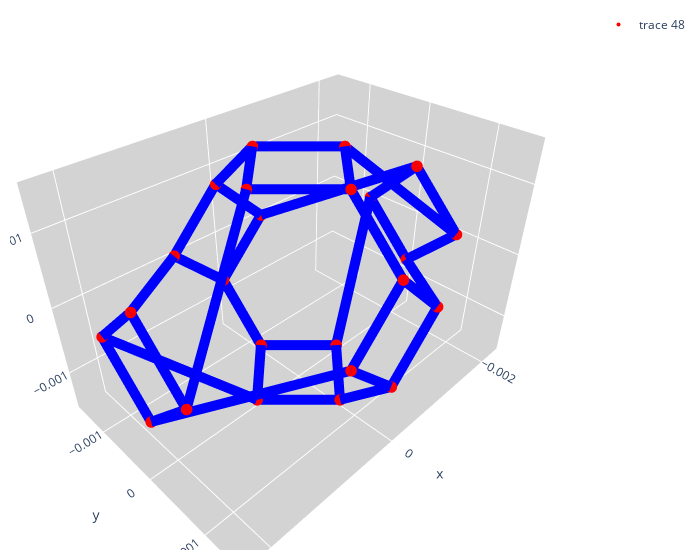

Notebook source saved alongside this figure:
### Markdown cell above
### The Seismic Simulation is not avaliable, since the simulation tool does not allow the floating model
##### instead, we try to fix the buttom plane of the model, and then calculate the response displacement of the top plane. As the impedance simulation.

### Code cell
from kc_gen import KelvinCell

size = 3e-3/4
kc_mobility = KelvinCell(size)

deformation_matrix = np.array([
    [0, 1, 0, 90],  # Rotate +x by 90 degrees
    [1, 1, 1* size, 0],  # Extend +x by 0.2 units
    [1, -1, 1* size, 0],  # Extend -x by 0.2 units
    [0, -1, 0, -90],  # Rotate -x by 45 degrees
]) # Cast the matrix to float

kc_mobility.deform.matrix(deformation_matrix)

kc_mobility.vertices = kc_mobility.deform.vertices

kc_mobility.visualize()

### Figure 1 — Plotly figure (JSON) as saved in the notebook; plotly's stock layout.template omitted (floating-point values rounded to 4 significant figures)
{"data": [{"line": {"color": "blue", "width": 20}, "mode": "lines", "showlegend": false, "type": "scatter3d", "x": [0.00075, 0.00225], "y": [0, 0.00075], "z": [0.0015, 4.592e-20]}, {"line": {"color": "blue", "width": 20}, "mode": "lines", "showlegend": false, "type": "scatter3d", "x": [0.00225, 0.00225], "y": [0.00075, 4.592e-20], "z": [4.592e-20, -0.00075]}, {"line": {"color": "blue", "width": 20}, "mode": "lines", "showlegend": false, "type": "scatter3d", "x": [0.00225, 0.00075], "y": [4.592e-20, 0.0015], "z": [-0.00075, 0]}, {"line": {"color": "blue", "width": 20}, "mode": "lines", "showlegend": false, "type": "scatter3d", "x": [0.00075, 0], "y": [0.0015, 0.0015], "z": [0, 0.00075]}, {"line": {"color": "blue", "width": 20}, "mode": "lines", "showlegend": false, "type": "scatter3d", "x": [0, 0], "y": [0.0015, 0.00075], "z": [0.00075, 0.0015]}, {"line": {"color": "blue", "width": 20}, "mode": "lines", "showlegend": false, "type": "scatter3d", "x": [0, 0.00075], "y": [0.00075, 0], "z": [0.0015, 0.0015]}, {"line": {"color": "blue", "width": 20}, "mode": "lines", "showlegend": false, "type": "scatter3d", "x": [-0.00225, -0.00075], "y": [0.00075, 0], "z": [4.592e-20, 0.0015]}, {"line": {"color": "blue", "width": 20}, "mode": "lines", "showlegend": false, "type": "scatter3d", "x": [-0.00075, 0], "y": [0, 0.00075], "z": [0.0015, 0.0015]}, {"line": {"color": "blue", "width": 20}, "mode": "lines", "showlegend": false, "type": "scatter3d", "x": [0, 0], "y": [0.00075, 0.0015], "z": [0.0015, 0.00075]}, {"line": {"color": "blue", "width": 20}, "mode": "lines", "showlegend": false, "type": "scatter3d", "x": [0, -0.00075], "y": [0.0015, 0.0015], "z": [0.00075, 0]}, {"line": {"color": "blue", "width": 20}, "mode": "lines", "showlegend": false, "type": "scatter3d", "x": [-0.00075, -0.00225], "y": [0.0015, 4.592e-20], "z": [0, -0.00075]}, {"line": {"color": "blue", "width": 20}, "mode": "lines", "showlegend": false, "type": "scatter3d", "x": [-0.00225, -0.00225], "y": [4.592e-20, 0.00075], "z": [-0.00075, 4.592e-20]}, {"line": {"color": "blue", "width": 20}, "mode": "lines", "showlegend": false, "type": "scatter3d", "x": [-0.00075, 0], "y": [-0.0015, -0.0015], "z": [0, 0.00075]}, {"line": {"color": "blue", "width": 20}, "mode": "lines", "showlegend": false, "type": "scatter3d", "x": [0, 0], "y": [-0.0015, -0.00075], "z": [0.00075, 0.0015]}, {"line": {"color": "blue", "width": 20}, "mode": "lines", "showlegend": false, "type": "scatter3d", "x": [0, -0.00075], "y": [-0.00075, 0], "z": [0.0015, 0.0015]}, {"line": {"color": "blue", "width": 20}, "mode": "lines", "showlegend": false, "type": "scatter3d", "x": [-0.00075, -0.00225], "y": [0, 0.00075], "z": [0.0015, 4.592e-20]}, {"line": {"color": "blue", "width": 20}, "mode": "lines", "showlegend": false, "type": "scatter3d", "x": [-0.00225, -0.00225], "y": [0.00075, -4.592e-20], "z": [4.592e-20, 0.00075]}, {"line": {"color": "blue", "width": 20}, "mode": "lines", "showlegend": false, "type": "scatter3d", "x": [-0.00225, -0.00075], "y": [-4.592e-20, -0.0015], "z": [0.00075, 0]}, {"line": {"color": "blue", "width": 20}, "mode": "lines", "showlegend": false, "type": "scatter3d", "x": [0, 0.00075], "y": [-0.0015, -0.0015], "z": [0.00075, 0]}, {"line": {"color": "blue", "width": 20}, "mode": "lines", "showlegend": false, "type": "scatter3d", "x": [0.00075, 0.00225], "y": [-0.0015, -4.592e-20], "z": [0, 0.00075]}, {"line": {"color": "blue", "width": 20}, "mode": "lines", "showlegend": false, "type": "scatter3d", "x": [0.00225, 0.00225], "y": [-4.592e-20, 0.00075], "z": [0.00075, 4.592e-20]}, {"line": {"color": "blue", "width": 20}, "mode": "lines", "showlegend": false, "type": "scatter3d", "x": [0.00225, 0.00075], "y": [0.00075, 0], "z": [4.592e-20, 0.0015]}, {"line": {"color": "blue", "width": 20}, "mode": "lines", "showlegend": false, "type": "scatter3d", "x": [0.00075, 0], "y": [0, -0.00075], "z": [0.0015, 0.0015]}, {"line": {"color": "blue", "width": 20}, "mode": "lines", "showlegend": false, "type": "scatter3d", "x": [0, 0], "y": [-0.00075, -0.0015], "z": [0.0015, 0.00075]}, {"line": {"color": "blue", "width": 20}, "mode": "lines", "showlegend": false, "type": "scatter3d", "x": [0.00075, 0.00225], "y": [0, -0.00075], "z": [-0.0015, -4.592e-20]}, {"line": {"color": "blue", "width": 20}, "mode": "lines", "showlegend": false, "type": "scatter3d", "x": [0.00225, 0.00225], "y": [-0.00075, 4.592e-20], "z": [-4.592e-20, -0.00075]}, {"line": {"color": "blue", "width": 20}, "mode": "lines", "showlegend": false, "type": "scatter3d", "x": [0.00225, 0.00075], "y": [4.592e-20, 0.0015], "z": [-0.00075, 0]}, {"line": {"color": "blue", "width": 20}, "mode": "lines", "showlegend": false, "type": "scatter3d", "x": [0.00075, 0], "y": [0.0015, 0.0015], "z": [0, -0.00075]}, {"line": {"color": "blue", "width": 20}, "mode": "lines", "showlegend": false, "type": "scatter3d", "x": [0, 0], "y": [0.0015, 0.00075], "z": [-0.00075, -0.0015]}, {"line": {"color": "blue", "width": 20}, "mode": "lines", "showlegend": false, "type": "scatter3d", "x": [0, 0.00075], "y": [0.00075, 0], "z": [-0.0015, -0.0015]}, {"line": {"color": "blue", "width": 20}, "mode": "lines", "showlegend": false, "type": "scatter3d", "x": [-0.00225, -0.00075], "y": [-0.00075, 0], "z": [-4.592e-20, -0.0015]}, {"line": {"color": "blue", "width": 20}, "mode": "lines", "showlegend": false, "type": "scatter3d", "x": [-0.00075, 0], "y": [0, 0.00075], "z": [-0.0015, -0.0015]}, {"line": {"color": "blue", "width": 20}, "mode": "lines", "showlegend": false, "type": "scatter3d", "x": [0, 0], "y": [0.00075, 0.0015], "z": [-0.0015, -0.00075]}, {"line": {"color": "blue", "width": 20}, "mode": "lines", "showlegend": false, "type": "scatter3d", "x": [0, -0.00075], "y": [0.0015, 0.0015], "z": [-0.00075, 0]}, {"line": {"color": "blue", "width": 20}, "mode": "lines", "showlegend": false, "type": "scatter3d", "x": [-0.00075, -0.00225], "y": [0.0015, 4.592e-20], "z": [0, -0.00075]}, {"line": {"color": "blue", "width": 20}, "mode": "lines", "showlegend": false, "type": "scatter3d", "x": [-0.00225, -0.00225], "y": [4.592e-20, -0.00075], "z": [-0.00075, -4.592e-20]}, {"line": {"color": "blue", "width": 20}, "mode": "lines", "showlegend": false, "type": "scatter3d", "x": [-0.00075, 0], "y": [-0.0015, -0.0015], "z": [0, -0.00075]}, {"line": {"color": "blue", "width": 20}, "mode": "lines", "showlegend": false, "type": "scatter3d", "x": [0, 0], "y": [-0.0015, -0.00075], "z": [-0.00075, -0.0015]}, {"line": {"color": "blue", "width": 20}, "mode": "lines", "showlegend": false, "type": "scatter3d", "x": [0, -0.00075], "y": [-0.00075, 0], "z": [-0.0015, -0.0015]}, {"line": {"color": "blue", "width": 20}, "mode": "lines", "showlegend": false, "type": "scatter3d", "x": [-0.00075, -0.00225], "y": [0, -0.00075], "z": [-0.0015, -4.592e-20]}, {"line": {"color": "blue", "width": 20}, "mode": "lines", "showlegend": false, "type": "scatter3d", "x": [-0.00225, -0.00225], "y": [-0.00075, -4.592e-20], "z": [-4.592e-20, 0.00075]}, {"line": {"color": "blue", "width": 20}, "mode": "lines", "showlegend": false, "type": "scatter3d", "x": [-0.00225, -0.00075], "y": [-4.592e-20, -0.0015], "z": [0.00075, 0]}, {"line": {"color": "blue", "width": 20}, "mode": "lines", "showlegend": false, "type": "scatter3d", "x": [0, 0.00075], "y": [-0.0015, -0.0015], "z": [-0.00075, 0]}, {"line": {"color": "blue", "width": 20}, "mode": "lines", "showlegend": false, "type": "scatter3d", "x": [0.00075, 0.00225], "y": [-0.0015, -4.592e-20], "z": [0, 0.00075]}, {"line": {"color": "blue", "width": 20}, "mode": "lines", "showlegend": false, "type": "scatter3d", "x": [0.00225, 0.00225], "y": [-4.592e-20, -0.00075], "z": [0.00075, -4.592e-20]}, {"line": {"color": "blue", "width": 20}, "mode": "lines", "showlegend": false, "type": "scatter3d", "x": [0.00225, 0.00075], "y": [-0.00075, 0], "z": [-4.592e-20, -0.0015]}, {"line": {"color": "blue", "width": 20}, "mode": "lines", "showlegend": false, "type": "scatter3d", "x": [0.00075, 0], "y": [0, -0.00075], "z": [-0.0015, -0.0015]}, {"line": {"color": "blue", "width": 20}, "mode": "lines", "showlegend": false, "type": "scatter3d", "x": [0, 0], "y": [-0.00075, -0.0015], "z": [-0.0015, -0.00075]}, {"marker": {"color": "red", "size": 4}, "mode": "markers", "type": "scatter3d", "x": [0.00075, 0, -0.00075, 0, 0.00225, 0.00225, 0.00225, 0.00225, 0, 0.00075, 0, -0.00075, 0.00075, 0, -0.00075, 0, -0.00225, -0.00225, -0.00225, -0.00225, 0, 0.00075, 0, -0.00075], "y": [0, 0.00075, 0, -0.00075, 4.592e-20, 0.00075, -4.592e-20, -0.00075, 0.0015, 0.0015, 0.0015, 0.0015, 0, 0.00075, 0, -0.00075, 4.592e-20, 0.00075, -4.592e-20, -0.00075, -0.0015, -0.0015, -0.0015, -0.0015], "z": [0.0015, 0.0015, 0.0015, 0.0015, -0.00075, 4.592e-20, 0.00075, -4.592e-20, 0.00075, 0, -0.00075, 0, -0.0015, -0.0015, -0.0015, -0.0015, -0.00075, 4.592e-20, 0.00075, -4.592e-20, 0.00075, 0, -0.00075, 0]}], "layout": {"margin": {"b": 10, "l": 10, "r": 20, "t": 10}, "scene": {"xaxis": {"backgroundcolor": "lightgrey", "nticks": 4, "showbackground": true}, "yaxis": {"backgroundcolor": "lightgrey", "nticks": 4, "showbackground": true}, "zaxis": {"backgroundcolor": "lightgrey", "nticks": 4, "showbackground": true}}, "width": 700}}
